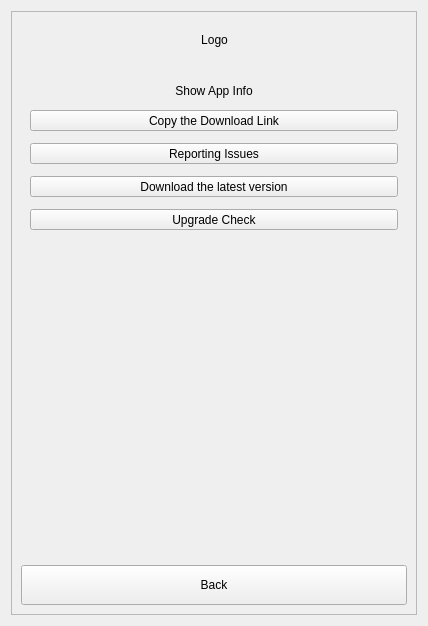
<?xml version="1.0" encoding="UTF-8"?>
<ui version="4.0">
 <class>AboutThis</class>
 <widget class="QDialog" name="AboutThis">
  <property name="geometry">
   <rect>
    <x>0</x>
    <y>0</y>
    <width>428</width>
    <height>626</height>
   </rect>
  </property>
  <property name="windowTitle">
   <string>About</string>
  </property>
  <layout class="QVBoxLayout" name="verticalLayout_3">
   <item>
    <widget class="QFrame" name="frame">
     <property name="frameShape">
      <enum>QFrame::Shape::StyledPanel</enum>
     </property>
     <property name="frameShadow">
      <enum>QFrame::Shadow::Raised</enum>
     </property>
     <layout class="QVBoxLayout" name="verticalLayout_2">
      <item>
       <layout class="QHBoxLayout" name="horizontalLayout_3"/>
      </item>
      <item>
       <widget class="QFrame" name="frameAbout">
        <property name="minimumSize">
         <size>
          <width>0</width>
          <height>100</height>
         </size>
        </property>
        <property name="frameShape">
         <enum>QFrame::Shape::NoFrame</enum>
        </property>
        <property name="frameShadow">
         <enum>QFrame::Shadow::Raised</enum>
        </property>
        <layout class="QVBoxLayout" name="verticalLayout">
         <property name="spacing">
          <number>12</number>
         </property>
         <item>
          <layout class="QHBoxLayout" name="horizontalLayout_2">
           <item>
            <spacer name="horizontalSpacer">
             <property name="orientation">
              <enum>Qt::Orientation::Horizontal</enum>
             </property>
             <property name="sizeHint" stdset="0">
              <size>
               <width>40</width>
               <height>20</height>
              </size>
             </property>
            </spacer>
           </item>
           <item>
            <widget class="QLabel" name="lblLogo">
             <property name="sizePolicy">
              <sizepolicy hsizetype="Fixed" vsizetype="Fixed">
               <horstretch>0</horstretch>
               <verstretch>0</verstretch>
              </sizepolicy>
             </property>
             <property name="minimumSize">
              <size>
               <width>45</width>
               <height>0</height>
              </size>
             </property>
             <property name="text">
              <string>Logo</string>
             </property>
             <property name="alignment">
              <set>Qt::AlignmentFlag::AlignCenter</set>
             </property>
            </widget>
           </item>
           <item>
            <spacer name="horizontalSpacer_2">
             <property name="orientation">
              <enum>Qt::Orientation::Horizontal</enum>
             </property>
             <property name="sizeHint" stdset="0">
              <size>
               <width>40</width>
               <height>20</height>
              </size>
             </property>
            </spacer>
           </item>
          </layout>
         </item>
         <item>
          <widget class="QLabel" name="lblSpace">
           <property name="minimumSize">
            <size>
             <width>0</width>
             <height>10</height>
            </size>
           </property>
           <property name="maximumSize">
            <size>
             <width>16777215</width>
             <height>10</height>
            </size>
           </property>
           <property name="text">
            <string/>
           </property>
          </widget>
         </item>
         <item>
          <widget class="QLabel" name="lblAbout">
           <property name="text">
            <string>Show App Info</string>
           </property>
           <property name="alignment">
            <set>Qt::AlignmentFlag::AlignCenter</set>
           </property>
          </widget>
         </item>
         <item>
          <widget class="QToolButton" name="btnCopyDownLoadLink">
           <property name="sizePolicy">
            <sizepolicy hsizetype="Preferred" vsizetype="Fixed">
             <horstretch>0</horstretch>
             <verstretch>0</verstretch>
            </sizepolicy>
           </property>
           <property name="text">
            <string>Copy the Download Link</string>
           </property>
          </widget>
         </item>
         <item>
          <widget class="QToolButton" name="btnHomePage">
           <property name="sizePolicy">
            <sizepolicy hsizetype="Preferred" vsizetype="Fixed">
             <horstretch>0</horstretch>
             <verstretch>0</verstretch>
            </sizepolicy>
           </property>
           <property name="text">
            <string>Reporting Issues</string>
           </property>
          </widget>
         </item>
         <item>
          <widget class="QToolButton" name="btnDownloadUP">
           <property name="sizePolicy">
            <sizepolicy hsizetype="Preferred" vsizetype="Fixed">
             <horstretch>0</horstretch>
             <verstretch>0</verstretch>
            </sizepolicy>
           </property>
           <property name="text">
            <string>Download the latest version</string>
           </property>
          </widget>
         </item>
         <item>
          <widget class="QToolButton" name="btnCheckUpdate">
           <property name="sizePolicy">
            <sizepolicy hsizetype="Preferred" vsizetype="Fixed">
             <horstretch>0</horstretch>
             <verstretch>0</verstretch>
            </sizepolicy>
           </property>
           <property name="text">
            <string>Upgrade Check</string>
           </property>
          </widget>
         </item>
         <item>
          <spacer name="verticalSpacer">
           <property name="orientation">
            <enum>Qt::Orientation::Vertical</enum>
           </property>
           <property name="sizeHint" stdset="0">
            <size>
             <width>20</width>
             <height>40</height>
            </size>
           </property>
          </spacer>
         </item>
        </layout>
       </widget>
      </item>
      <item>
       <widget class="QToolButton" name="btnBack_About">
        <property name="sizePolicy">
         <sizepolicy hsizetype="Preferred" vsizetype="Fixed">
          <horstretch>0</horstretch>
          <verstretch>0</verstretch>
         </sizepolicy>
        </property>
        <property name="minimumSize">
         <size>
          <width>0</width>
          <height>40</height>
         </size>
        </property>
        <property name="text">
         <string>Back</string>
        </property>
       </widget>
      </item>
     </layout>
    </widget>
   </item>
  </layout>
 </widget>
 <resources/>
 <connections/>
</ui>
